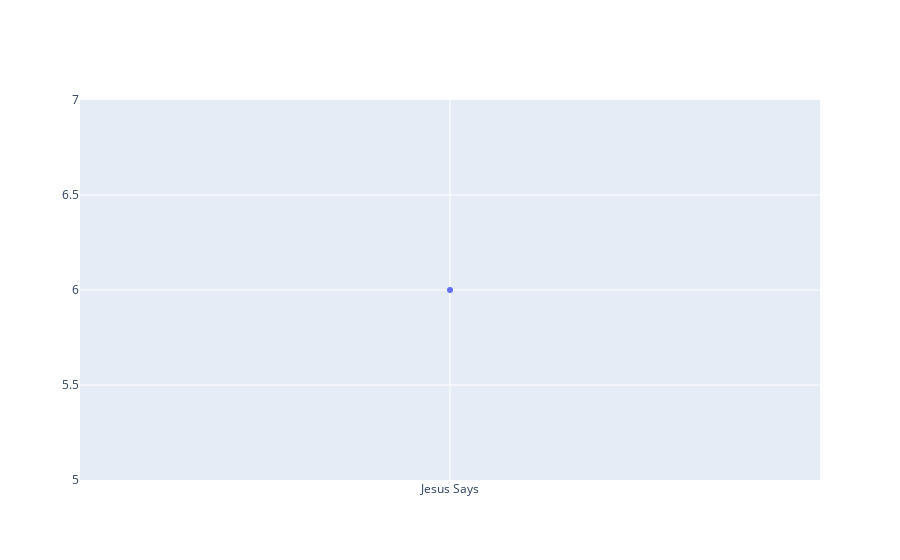

Notebook code cell kept with this figure:
### Code cell
df_comments_eda = df_comments_eda.sort_values(by=["text_display"]).loc[df_comments_eda["text_display"]>5]
fig = go.Figure()
fig.add_trace(go.Scatter(x=df_comments_eda["author_name"], y=df_comments_eda["text_display"]))
fig.show()

### Figure 1 — Plotly figure (JSON) as saved in the notebook; plotly's stock layout.template omitted (floating-point values rounded to 4 significant figures)
{"data": [{"type": "scatter", "x": ["Jesus Says"], "y": [6]}], "layout": {}}
